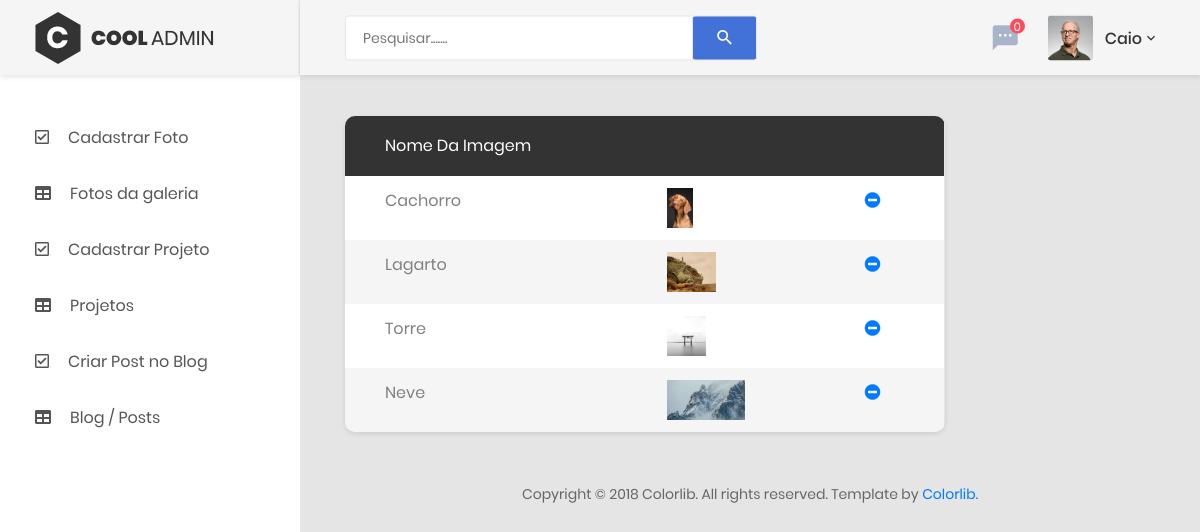
The page /index.php/admin/photos (signed in) on the database its author committed.
### tables this page shows
CREATE TABLE tb_photographers (
	id int NOT NULL AUTO_INCREMENT,
	name varchar(150) NOT NULL,
	email varchar(255) NOT NULL,
	phone varchar(11) NOT NULL,
	dt_birthday date DEFAULT NULL,
	fk_user int NOT NULL,
	PRIMARY KEY(id),
	FOREIGN KEY(fk_user) REFERENCES tb_users(id)
);

CREATE TABLE tb_photos (
	id int NOT NULL AUTO_INCREMENT,
	name varchar(255) NOT NULL,
	url varchar(255) NOT NULL,
	fk_photographer int NOT NULL,
	PRIMARY KEY(id),
	FOREIGN KEY(fk_photographer) REFERENCES tb_photographers(id)
);

### application/controllers/Admin.php (called while the page is built, shortened)
<?php
class Admin extends CI_Controller
{
        function __construct()
        {
                $this->load->model("users_model");
                $this->load->model("photographers_model");
                $this->load->model("photos_model");
                $this->load->model("projects_model");
                $this->load->model("posts_model");
                $this->load->model("messages_model");
                $this->load->model("configs_model");
                $this->load->helper("url_helper");
        }
	public function view($page = "index")
	{
                $values = [
                        "fk_user" => $_SESSION["id_user"]
                ];
                $photographer = $this->photographers_model->get_photographers($values);
                $data["photographer"] = $photographer;
                $data["news_messages"] = $this->list_new_messages();
                $data["number_news_messages"] = $this->messages_model->count_new_messages();
                if($page == "photos")
                {
                        $data["photos"] = $this->list_photos();
                }
                $this->load->view("admin/header", $data);
                $this->load->view("admin/".$page);
                $this->load->view("admin/footer");
	}
        public function list_photos()
        {
                return $this->photos_model->get_photos();
        }
        public function list_new_messages()
        {
                $values = ["status" => 0];
                return $this->messages_model->get_news_messages($values);
        }
}
?>

### index.php (called while the page is built, shortened)
<?php
require_once BASEPATH.'core/CodeIgniter.php';

### application/models/Photographers_model.php (called while the page is built, shortened)
<?php
class Photographers_model extends CI_Model
{
	public function get_photographers($data = array())
	{
		$query = $this->db->get_where("tb_photographers", $data);
		return $query->row_array();
	}
}
?>

### application/models/Photos_model.php (called while the page is built, shortened)
<?php
class Photos_model extends CI_Model
{
	public function get_photos($data = array())
	{
		if(empty($data))
		{
			$query = $this->db->get("tb_photos");
			return $query->result_array();
		}
		$query = $this->db->get_where("tb_photos", $data);
		return $query->row_array();
	}
}
?>

### application/views/admin/photos.php (the view)
<div class="row">
    <div class="col-lg-9">
        <div class="table-responsive table--no-card m-b-30">
            <table class="table table-borderless table-striped table-earning">
                <thead>
                    <tr>
                        <th>Nome da imagem</th>
                        <th></th>
                        <th></th>
                    </tr>
                </thead>
                <tbody>
                    <?php foreach($photos as $photos_item){ ?>
                    <tr>
                        <td><?php echo $photos_item["name"]; ?></td>
                        <td><img style="height: 40px;" src="<?php echo '../'.$photos_item['url']; ?>"></td>
                        <td><a href="delete/photo/<?php echo $photos_item['id']; ?>"><i class="fas fa-minus-circle"></i></a></td>
                    </tr>
                    <?php } ?>
                </tbody>
            </table>
        </div>
    </div>
</div>

### application/views/admin/header.php (shortened to what this page needs)
<!DOCTYPE html>
<html lang="en">
<head>
    <link href="../application/views/res/admin/css/font-face.css" rel="stylesheet" media="all">
    <link href="../application/views/res/admin/vendor/font-awesome-4.7/css/font-awesome.min.css" rel="stylesheet" media="all">
    <link href="../application/views/res/admin/vendor/font-awesome-5/css/fontawesome-all.min.css" rel="stylesheet" media="all">
    <link href="../application/views/res/admin/vendor/mdi-font/css/material-design-iconic-font.min.css" rel="stylesheet" media="all">
    <link href="../application/views/res/admin/vendor/bootstrap-4.1/bootstrap.min.css" rel="stylesheet" media="all">
    <link href="../application/views/res/admin/vendor/animsition/animsition.min.css" rel="stylesheet" media="all">
    <link href="../application/views/res/admin/vendor/bootstrap-progressbar/bootstrap-progressbar-3.3.4.min.css" rel="stylesheet" media="all">
    <link href="../application/views/res/admin/vendor/wow/animate.css" rel="stylesheet" media="all">
    <link href="../application/views/res/admin/vendor/css-hamburgers/hamburgers.min.css" rel="stylesheet" media="all">
    <link href="../application/views/res/admin/vendor/slick/slick.css" rel="stylesheet" media="all">
    <link href="../application/views/res/admin/vendor/select2/select2.min.css" rel="stylesheet" media="all">
    <link href="../application/views/res/admin/vendor/perfect-scrollbar/perfect-scrollbar.css" rel="stylesheet" media="all">
    <link href="../application/views/res/admin/css/theme.css" rel="stylesheet" media="all">
</head>
<body class="animsition">
    <div class="page-wrapper">
        <aside class="menu-sidebar d-none d-lg-block">
            <div class="logo">
                <a href="#">
                    <img src="../application/views/res/admin/images/icon/logo.png" alt="Cool Admin" />
                </a>
            </div>
            <div class="menu-sidebar__content js-scrollbar1">
                <nav class="navbar-sidebar">
                    <ul class="list-unstyled navbar__list">
                        <li>
                            <a href="photo">
                                <i class="far fa-check-square"></i>Cadastrar Foto</a>
                        </li>
                        <li>
                            <a href="photos">
                                <i class="fas fa-table"></i>Fotos da galeria</a>
                        </li>
                        <li>
                            <a href="project">
                                <i class="far fa-check-square"></i>Cadastrar Projeto</a>
                        </li>
                        <li>
                            <a href="projects">
                                <i class="fas fa-table"></i>Projetos</a>
                        </li>
                        <li>
                            <a href="post">
                                <i class="far fa-check-square"></i>Criar Post no Blog</a>
                        </li>
                        <li>
                            <a href="posts">
                                <i class="fas fa-table"></i>Blog / Posts</a>
                        </li>
                    </ul>
                </nav>
            </div>
        </aside>
        <div class="page-container">
            <header class="header-desktop">
                <div class="section__content section__content--p30">
                    <div class="container-fluid">
                        <div class="header-wrap">
                            <form class="form-header" action="" method="POST">
                                <input class="au-input au-input--xl" type="text" name="search" placeholder="Pesquisar......." />
                                <button class="au-btn--submit" type="submit">
                                    <i class="zmdi zmdi-search"></i>
                                </button>
                            </form>
                            <div class="header-button">
                                <div class="noti-wrap">
                                    <div class="noti__item js-item-menu">
                                        <i class="zmdi zmdi-comment-more"></i>
                                        <span class="quantity"><?php echo $number_news_messages; ?></span>
                                    </div>
                                </div>
                                <div class="account-wrap">
                                    <div class="account-item clearfix js-item-menu">
                                        <div class="image">
                                            <img src="../application/views/res/admin/images/icon/avatar-01.jpg" alt="John Doe" />
                                        </div>
                                        <div class="content">
                                            <a class="js-acc-btn" href="#"><?php echo $photographer["name"];?></a>
                                        </div>
                                    </div>
                                </div>
                            </div>
                        </div>
                    </div>
                </div>
            </header>
            <div class="main-content">
                <div class="section__content section__content--p30">
                    <div class="container-fluid">

### application/views/admin/footer.php (shortened to what this page needs)
                        <div class="row">
                            <div class="col-md-12">
                                <div class="copyright">
                                    <p>Copyright © 2018 Colorlib. All rights reserved. Template by <a href="https://colorlib.com">Colorlib</a>.</p>
                                </div>
                            </div>
                        </div>
                    </div>
                </div>
            </div>
        </div>
    </div>
</body>
</html>

### rows shown on the page
tb_photographers: name "Caio"
tb_photos: name "Cachorro", url (picture)
tb_photos: name "Lagarto", url (picture)
tb_photos: name "Torre", url (picture)
tb_photos: name "Neve", url (picture)

### other values the page prints
$number_news_messages "0"
